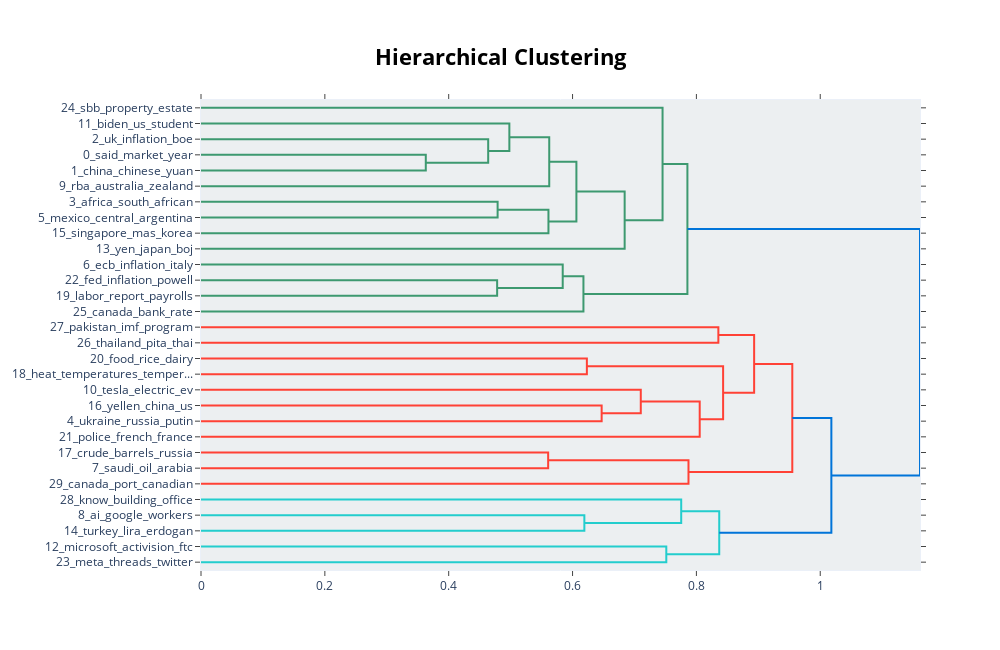

This figure's notebook cell:
### Code cell
model.visualize_hierarchy(top_n_topics=30)

### Figure 1 — Plotly figure (JSON) as saved in the notebook; plotly's stock layout.template omitted (floating-point values rounded to 4 significant figures)
{"data": [{"hoverinfo": "text", "marker": {"color": "rgb(61,153,112)"}, "mode": "lines", "type": "scatter", "x": [0, 0.363, 0.363, 0], "xaxis": "x", "y": [-35, -35, -45, -45], "yaxis": "y"}, {"hoverinfo": "text", "marker": {"color": "rgb(61,153,112)"}, "mode": "lines", "type": "scatter", "x": [0, 0.4638, 0.4638, 0.363], "xaxis": "x", "y": [-25, -25, -40, -40], "yaxis": "y"}, {"hoverinfo": "text", "marker": {"color": "rgb(61,153,112)"}, "mode": "lines", "type": "scatter", "x": [0, 0.498, 0.498, 0.4638], "xaxis": "x", "y": [-15, -15, -32.5, -32.5], "yaxis": "y"}, {"hoverinfo": "text", "marker": {"color": "rgb(61,153,112)"}, "mode": "lines", "type": "scatter", "x": [0.498, 0.5624, 0.5624, 0], "xaxis": "x", "y": [-23.75, -23.75, -55, -55], "yaxis": "y"}, {"hoverinfo": "text", "marker": {"color": "rgb(61,153,112)"}, "mode": "lines", "type": "scatter", "x": [0, 0.479, 0.479, 0], "xaxis": "x", "y": [-65, -65, -75, -75], "yaxis": "y"}, {"hoverinfo": "text", "marker": {"color": "rgb(61,153,112)"}, "mode": "lines", "type": "scatter", "x": [0.479, 0.5611, 0.5611, 0], "xaxis": "x", "y": [-70, -70, -85, -85], "yaxis": "y"}, {"hoverinfo": "text", "marker": {"color": "rgb(61,153,112)"}, "mode": "lines", "type": "scatter", "x": [0.5624, 0.6062, 0.6062, 0.5611], "xaxis": "x", "y": [-39.38, -39.38, -77.5, -77.5], "yaxis": "y"}, {"hoverinfo": "text", "marker": {"color": "rgb(61,153,112)"}, "mode": "lines", "type": "scatter", "x": [0.6062, 0.6842, 0.6842, 0], "xaxis": "x", "y": [-58.44, -58.44, -95, -95], "yaxis": "y"}, {"hoverinfo": "text", "marker": {"color": "rgb(61,153,112)"}, "mode": "lines", "type": "scatter", "x": [0, 0.7454, 0.7454, 0.6842], "xaxis": "x", "y": [-5, -5, -76.72, -76.72], "yaxis": "y"}, {"hoverinfo": "text", "marker": {"color": "rgb(61,153,112)"}, "mode": "lines", "type": "scatter", "x": [0, 0.4782, 0.4782, 0], "xaxis": "x", "y": [-115, -115, -125, -125], "yaxis": "y"}, {"hoverinfo": "text", "marker": {"color": "rgb(61,153,112)"}, "mode": "lines", "type": "scatter", "x": [0, 0.5841, 0.5841, 0.4782], "xaxis": "x", "y": [-105, -105, -120, -120], "yaxis": "y"}, {"hoverinfo": "text", "marker": {"color": "rgb(61,153,112)"}, "mode": "lines", "type": "scatter", "x": [0.5841, 0.6176, 0.6176, 0], "xaxis": "x", "y": [-112.5, -112.5, -135, -135], "yaxis": "y"}, {"hoverinfo": "text", "marker": {"color": "rgb(61,153,112)"}, "mode": "lines", "type": "scatter", "x": [0.7454, 0.7855, 0.7855, 0.6176], "xaxis": "x", "y": [-40.86, -40.86, -123.8, -123.8], "yaxis": "y"}, {"hoverinfo": "text", "marker": {"color": "rgb(255,65,54)"}, "mode": "lines", "type": "scatter", "x": [0, 0.8355, 0.8355, 0], "xaxis": "x", "y": [-145, -145, -155, -155], "yaxis": "y"}, {"hoverinfo": "text", "marker": {"color": "rgb(255,65,54)"}, "mode": "lines", "type": "scatter", "x": [0, 0.6231, 0.6231, 0], "xaxis": "x", "y": [-165, -165, -175, -175], "yaxis": "y"}, {"hoverinfo": "text", "marker": {"color": "rgb(255,65,54)"}, "mode": "lines", "type": "scatter", "x": [0, 0.647, 0.647, 0], "xaxis": "x", "y": [-195, -195, -205, -205], "yaxis": "y"}, {"hoverinfo": "text", "marker": {"color": "rgb(255,65,54)"}, "mode": "lines", "type": "scatter", "x": [0, 0.7102, 0.7102, 0.647], "xaxis": "x", "y": [-185, -185, -200, -200], "yaxis": "y"}, {"hoverinfo": "text", "marker": {"color": "rgb(255,65,54)"}, "mode": "lines", "type": "scatter", "x": [0.7102, 0.8054, 0.8054, 0], "xaxis": "x", "y": [-192.5, -192.5, -215, -215], "yaxis": "y"}, {"hoverinfo": "text", "marker": {"color": "rgb(255,65,54)"}, "mode": "lines", "type": "scatter", "x": [0.6231, 0.8431, 0.8431, 0.8054], "xaxis": "x", "y": [-170, -170, -203.8, -203.8], "yaxis": "y"}, {"hoverinfo": "text", "marker": {"color": "rgb(255,65,54)"}, "mode": "lines", "type": "scatter", "x": [0.8355, 0.8932, 0.8932, 0.8431], "xaxis": "x", "y": [-150, -150, -186.9, -186.9], "yaxis": "y"}, {"hoverinfo": "text", "marker": {"color": "rgb(255,65,54)"}, "mode": "lines", "type": "scatter", "x": [0, 0.5606, 0.5606, 0], "xaxis": "x", "y": [-225, -225, -235, -235], "yaxis": "y"}, {"hoverinfo": "text", "marker": {"color": "rgb(255,65,54)"}, "mode": "lines", "type": "scatter", "x": [0.5606, 0.7872, 0.7872, 0], "xaxis": "x", "y": [-230, -230, -245, -245], "yaxis": "y"}, {"hoverinfo": "text", "marker": {"color": "rgb(255,65,54)"}, "mode": "lines", "type": "scatter", "x": [0.8932, 0.9549, 0.9549, 0.7872], "xaxis": "x", "y": [-168.4, -168.4, -237.5, -237.5], "yaxis": "y"}, {"hoverinfo": "text", "marker": {"color": "rgb(35,205,205)"}, "mode": "lines", "type": "scatter", "x": [0, 0.6191, 0.6191, 0], "xaxis": "x", "y": [-265, -265, -275, -275], "yaxis": "y"}, {"hoverinfo": "text", "marker": {"color": "rgb(35,205,205)"}, "mode": "lines", "type": "scatter", "x": [0, 0.7755, 0.7755, 0.6191], "xaxis": "x", "y": [-255, -255, -270, -270], "yaxis": "y"}, {"hoverinfo": "text", "marker": {"color": "rgb(35,205,205)"}, "mode": "lines", "type": "scatter", "x": [0, 0.7514, 0.7514, 0], "xaxis": "x", "y": [-285, -285, -295, -295], "yaxis": "y"}, {"hoverinfo": "text", "marker": {"color": "rgb(35,205,205)"}, "mode": "lines", "type": "scatter", "x": [0.7755, 0.8369, 0.8369, 0.7514], "xaxis": "x", "y": [-262.5, -262.5, -290, -290], "yaxis": "y"}, {"hoverinfo": "text", "marker": {"color": "rgb(0,116,217)"}, "mode": "lines", "type": "scatter", "x": [0.9549, 1.018, 1.018, 0.8369], "xaxis": "x", "y": [-203.0, -203.0, -276.2, -276.2], "yaxis": "y"}, {"hoverinfo": "text", "marker": {"color": "rgb(0,116,217)"}, "mode": "lines", "type": "scatter", "x": [0.7855, 1.161, 1.161, 1.018], "xaxis": "x", "y": [-82.3, -82.3, -239.6, -239.6], "yaxis": "y"}], "layout": {"autosize": false, "height": 650, "hoverlabel": {"bgcolor": "white", "font": {"family": "Rockwell", "size": 16}}, "hovermode": "closest", "plot_bgcolor": "#ECEFF1", "showlegend": false, "title": {"font": {"color": "Black", "size": 22}, "text": "<b>Hierarchical Clustering</b>", "x": 0.5, "xanchor": "center", "yanchor": "top"}, "width": 1000, "xaxis": {"mirror": "allticks", "rangemode": "tozero", "showgrid": false, "showline": true, "showticklabels": true, "ticks": "outside", "type": "linear", "zeroline": false}, "yaxis": {"mirror": "allticks", "range": [-300, 0], "rangemode": "tozero", "showgrid": false, "showline": true, "showticklabels": true, "tickmode": "array", "ticks": "outside", "ticktext": ["24_sbb_property_estate", "11_biden_us_student", "2_uk_inflation_boe", "0_said_market_year", "1_china_chinese_yuan", "9_rba_australia_zealand", "3_africa_south_african", "5_mexico_central_argentina", "15_singapore_mas_korea", "13_yen_japan_boj", "6_ecb_inflation_italy", "22_fed_inflation_powell", "19_labor_report_payrolls", "25_canada_bank_rate", "27_pakistan_imf_program", "26_thailand_pita_thai", "20_food_rice_dairy", "18_heat_temperatures_temper...", "10_tesla_electric_ev", "16_yellen_china_us", "4_ukraine_russia_putin", "21_police_french_france", "17_crude_barrels_russia", "7_saudi_oil_arabia", "29_canada_port_canadian", "28_know_building_office", "8_ai_google_workers", "14_turkey_lira_erdogan", "12_microsoft_activision_ftc", "23_meta_threads_twitter"], "tickvals": [-5, -15, -25, -35, -45, -55, -65, -75, -85, -95, -105, -115, -125, -135, -145, -155, -165, -175, -185, -195, -205, -215, -225, -235, -245, -255, -265, -275, -285, -295], "type": "linear", "zeroline": false}}}
